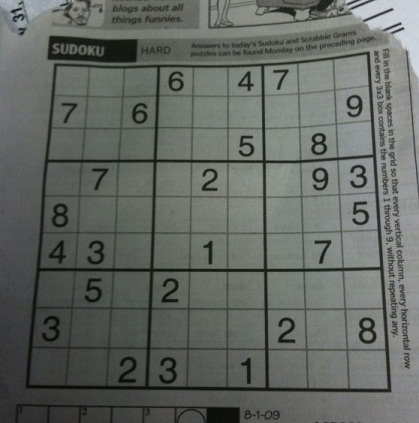
#> input picture sudoku.jpg, 419 x 423 px
$ python trial.py
#> lines starting #> are read from the running program, lines starting #| are printed output that depends on the picture
import cv2 as cv
import matplotlib.pyplot as plt

img = cv.imread("sudoku.jpg", cv.IMREAD_GRAYSCALE)
#> img: shape (423, 419); min 5, max 218, mean 101.9

lap = cv.Laplacian(img, cv.CV_64F)
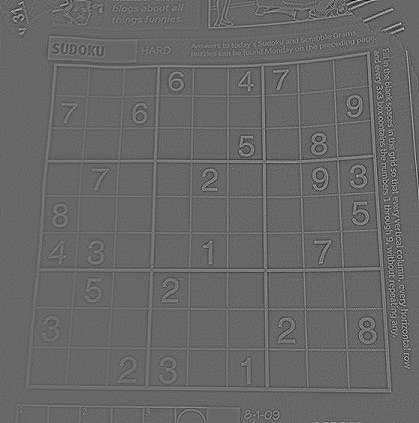
#> lap: shape (423, 419) float64; min -192, max 281, mean 0; drawn with min black and max white
sobelx = cv.Sobel(img, cv.CV_64F, 1, 0)
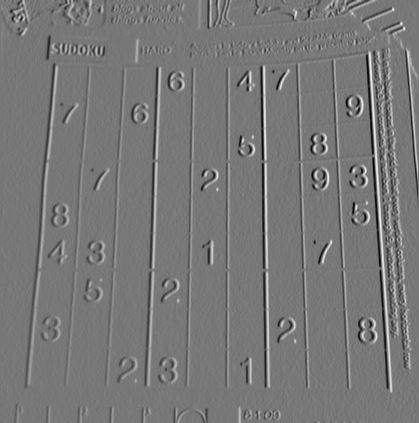
#> sobelx: shape (423, 419) float64; min -447, max 504, mean 1.3; drawn with min black and max white
sobely = cv.Sobel(img, cv.CV_64F, 0, 1)
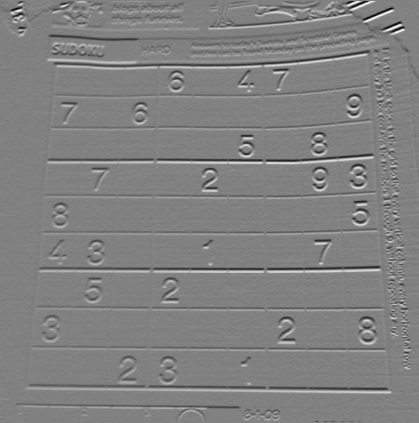
#> sobely: shape (423, 419) float64; min -577, max 556, mean -1; drawn with min black and max white

plt.subplot(2, 2, 1), plt.imshow(img, cmap="gray")
plt.title("Original")

plt.subplot(2, 2, 2), plt.imshow(lap, cmap="gray")
plt.title("laplacian")

plt.subplot(2, 2, 3), plt.imshow(sobelx, cmap="gray")
plt.title("Sobel x")

plt.subplot(2, 2, 4), plt.imshow(sobely, cmap="gray")
plt.title("Sobel y")
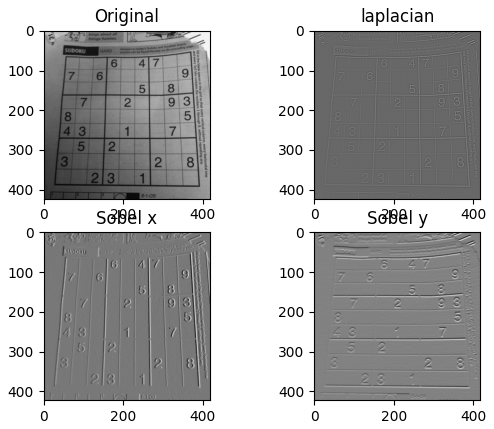
#> figure drawn by matplotlib, 4 panels

$ run again, with b_w.jpg copied over sudoku.jpg
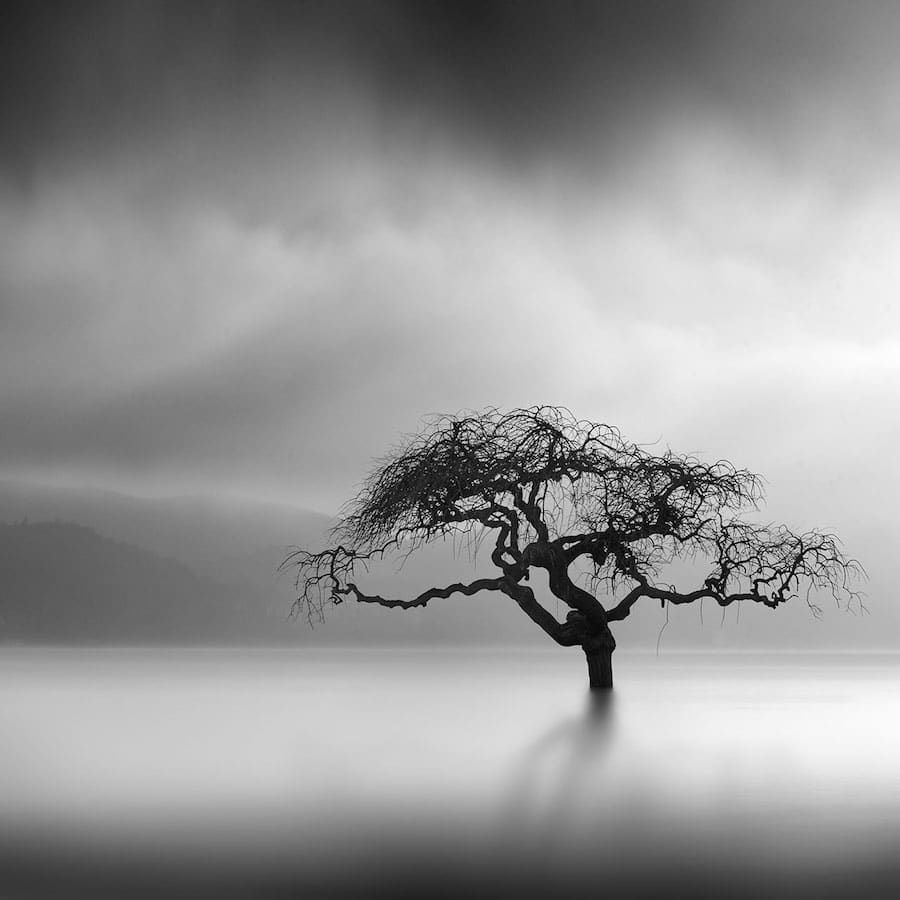
#> input picture b_w.jpg, 900 x 900 px
#> img is the input picture: shape (900, 900); min 0, max 255, mean 148.6
#> `lap = cv.Laplacian(img, cv.CV_64F)`:
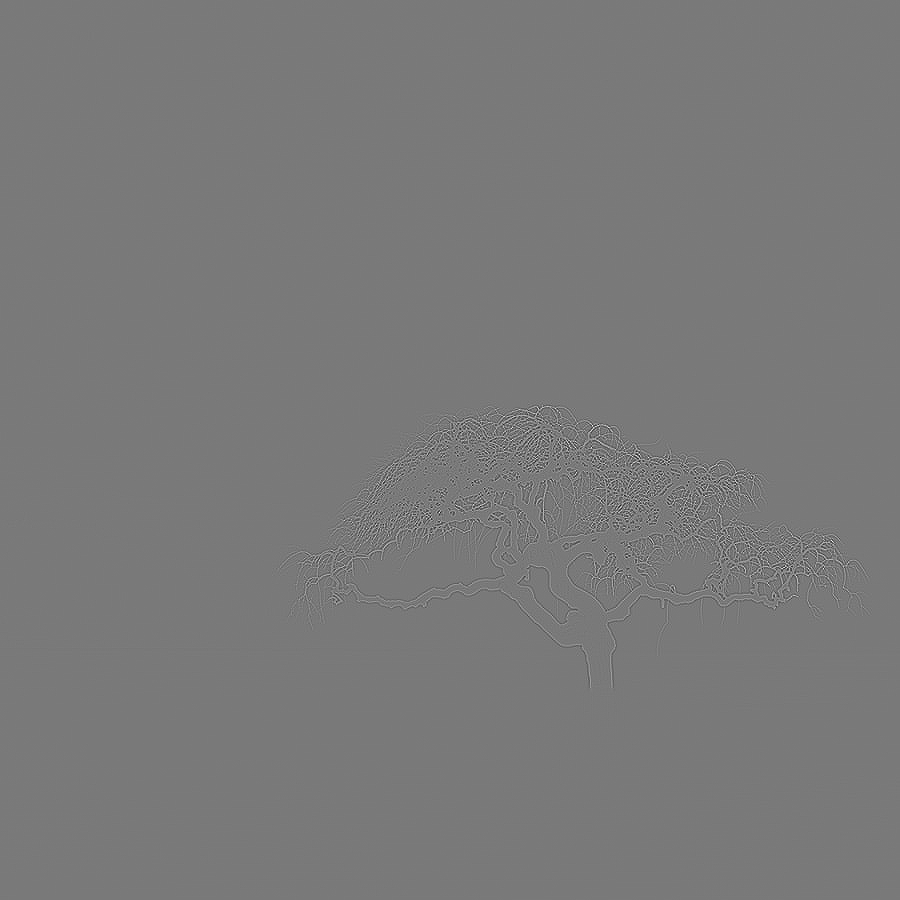
#> lap: shape (900, 900) float64; min -571, max 626, mean 0; drawn with min black and max white
#> `plt.title("Sobel y")`:
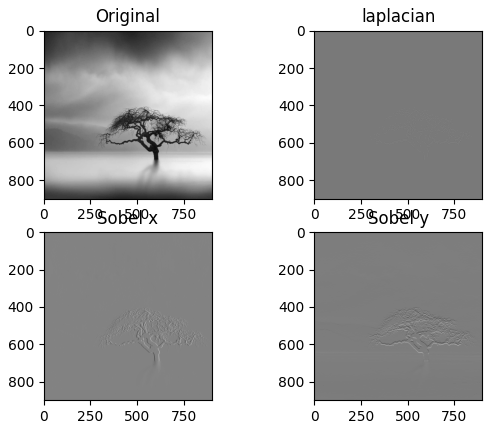
#> figure drawn by matplotlib, 4 panels

$ run again, with scenery.jpg copied over sudoku.jpg
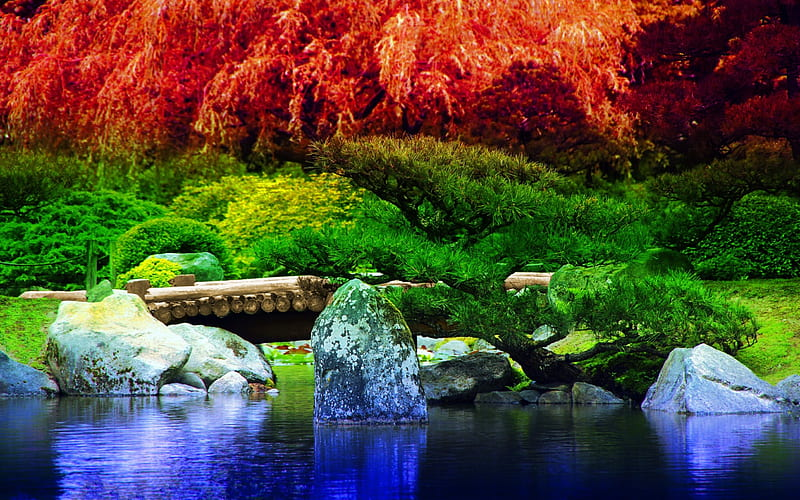
#> input picture scenery.jpg, 800 x 500 px
#> `img = cv.imread("sudoku.jpg", cv.IMREAD_GRAYSCALE)`:
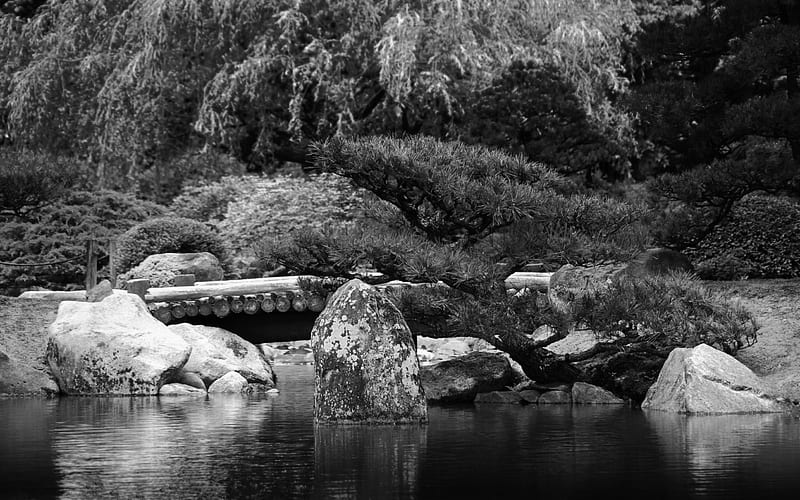
#> img: shape (500, 800); min 0, max 255, mean 75.4
#> `sobely = cv.Sobel(img, cv.CV_64F, 0, 1)`:
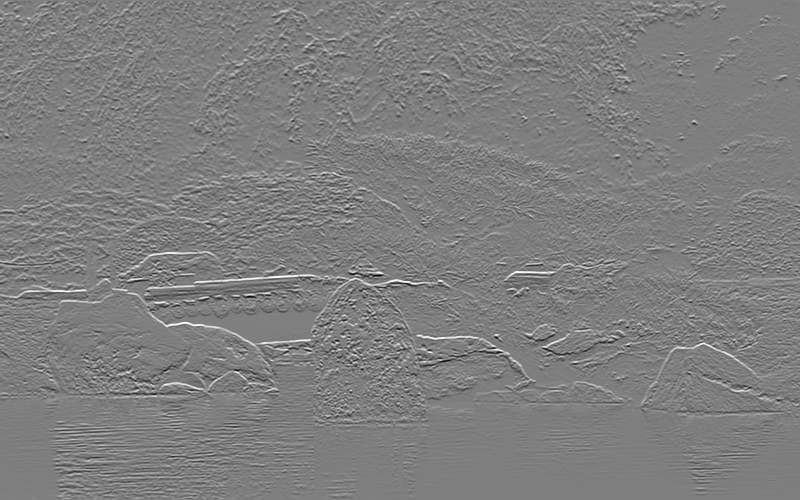
#> sobely: shape (500, 800) float64; min -1008, max 1013, mean -1; drawn with min black and max white
